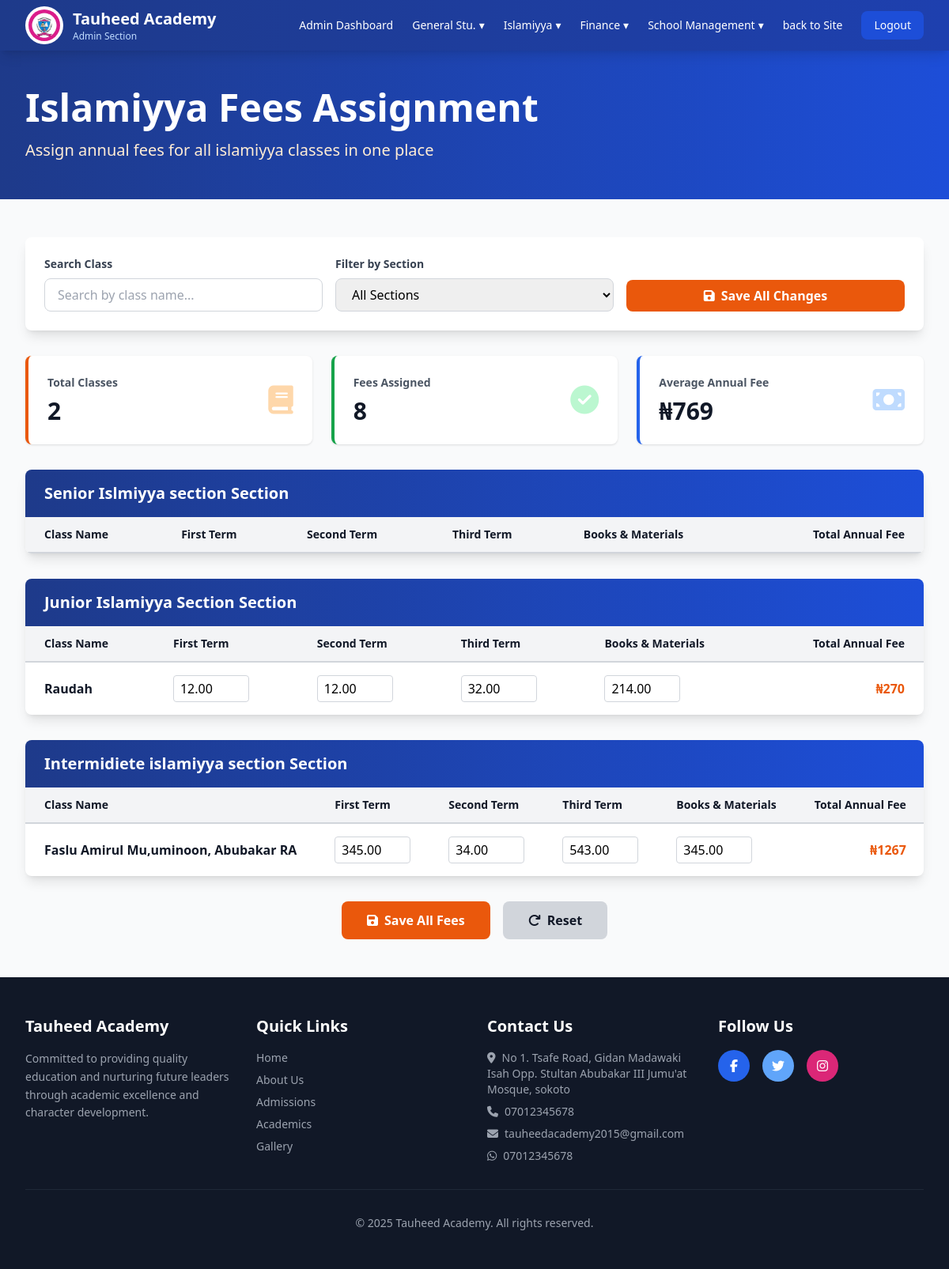
Screenshot of /pages/admin/fees/islamiyya-fees-assignment.php with the database file from the repository.
### tables this page shows
CREATE TABLE `schools` (
  `id` int(11) NOT NULL,
  `name` varchar(150) NOT NULL,
  `motto` varchar(255) DEFAULT NULL,
  `address` varchar(255) DEFAULT NULL,
  `phone` varchar(20) DEFAULT NULL,
  `email` varchar(100) DEFAULT NULL,
  `about_message` text DEFAULT NULL,
  `welcome_message` text DEFAULT NULL,
  `whatsapp_number` varchar(20) DEFAULT NULL,
  `facebook` varchar(255) DEFAULT NULL,
  `twitter` varchar(255) DEFAULT NULL,
  `instagram` varchar(255) DEFAULT NULL,
  `admission_number_format` varchar(255) DEFAULT NULL,
  `admission_number_format_description` varchar(255) DEFAULT NULL,
  `created_at` timestamp NOT NULL DEFAULT current_timestamp(),
  `deleted_at` datetime DEFAULT NULL,
  `updated_at` timestamp NOT NULL DEFAULT current_timestamp() ON UPDATE current_timestamp()
);

CREATE TABLE `islamiyya_sections` (
  `id` int(11) NOT NULL,
  `name` varchar(100) NOT NULL,
  `description` text DEFAULT NULL,
  `head_teacher_id` int(11) DEFAULT NULL,
  `created_at` timestamp NOT NULL DEFAULT current_timestamp(),
  `deleted_at` datetime DEFAULT NULL,
  `updated_at` timestamp NOT NULL DEFAULT current_timestamp() ON UPDATE current_timestamp()
);

CREATE TABLE `islamiyya_classes` (
  `id` int(11) NOT NULL,
  `section_id` int(11) NOT NULL,
  `name` varchar(100) NOT NULL,
  `level` int(11) NOT NULL,
  `created_at` timestamp NOT NULL DEFAULT current_timestamp(),
  `deleted_at` datetime DEFAULT NULL,
  `updated_at` timestamp NOT NULL DEFAULT current_timestamp() ON UPDATE current_timestamp()
);

CREATE TABLE `islamiyya_fees` (
  `id` int(11) NOT NULL,
  `islamiyya_class_id` int(11) NOT NULL,
  `first_term` decimal(10,2) DEFAULT NULL,
  `second_term` decimal(10,2) DEFAULT NULL,
  `third_term` decimal(10,2) DEFAULT NULL,
  `materials` decimal(10,2) DEFAULT NULL,
  `created_at` timestamp NOT NULL DEFAULT current_timestamp(),
  `deleted_at` datetime DEFAULT NULL,
  `updated_at` timestamp NOT NULL DEFAULT current_timestamp() ON UPDATE current_timestamp()
);

### pages/admin/fees/islamiyya-fees-assignment.php (the view, shortened to what the rows shown need)
<?php
include(__DIR__ . '/../../../includes/header.php');
$stmt = $pdo->prepare("
    SELECT
        islamiyya_sections.id AS section_id,
        islamiyya_sections.name AS section_name,
        islamiyya_classes.id AS class_id,
        islamiyya_classes.name AS class_name,
        islamiyya_classes.level AS class_level
    FROM islamiyya_sections
    LEFT JOIN islamiyya_classes ON islamiyya_classes.section_id = islamiyya_sections.id
    ORDER BY islamiyya_classes.level ASC
");
$stmt->execute();
$rows = $stmt->fetchAll(PDO::FETCH_ASSOC);
$sections = [];
$classFees = [];
foreach ($rows as $row) {
    $sectionId = $row['section_id'];
    if (!isset($sections[$sectionId])) {
        $sections[$sectionId] = [
            'section_id'   => $row['section_id'],
            'section_name' => $row['section_name'],
            'classes'      => []
        ];
    }
    if (!empty($row['class_id'])) {
        $sections[$sectionId]['classes'][] = [
            'class_id'   => $row['class_id'],
            'class_name' => $row['class_name']
        ];
    }
}
$feeStmt = $pdo->prepare("SELECT * FROM islamiyya_fees");
$feeStmt->execute();
$feeRows = $feeStmt->fetchAll(PDO::FETCH_ASSOC);
foreach ($feeRows as $feeRow) {
    $classFees[$feeRow['islamiyya_class_id']] = $feeRow;
}
?>
<body class="bg-gray-50">
    <?php include(__DIR__ . "/../includes/admins-section-nav.php") ?>
    <section class="bg-gradient-to-r from-blue-900 to-blue-700 text-white py-12">
        <div class="max-w-7xl mx-auto px-4 sm:px-6 lg:px-8">
            <h1 class="text-4xl md:text-5xl font-bold mb-4">Islamiyya Fees Assignment</h1>
        </div>
    </section>
    <section class="py-12 bg-gray-50">
        <div class="max-w-7xl mx-auto px-4 sm:px-6 lg:px-8">
            <form method="post">
                <div class="space-y-8 text-nowrap">
                    <?php foreach ($sections as $section): ?>
                        <div class="bg-white rounded-lg shadow-lg overflow-hidden">
                            <div class="bg-gradient-to-r from-blue-900 to-blue-700 px-6 py-4">
                                <h3 class="text-xl font-bold text-white"><?= $section['section_name'] ?> Section</h3>
                            </div>
                            <div class="overflow-x-auto">
                                <table class="w-full">
                                    <thead class="bg-gray-100 border-b-2 border-gray-300">
                                        <tr>
                                            <th class="px-6 py-3 text-left text-sm font-semibold text-gray-900">Class Name</th>
                                            <th class="px-6 py-3 text-left text-sm font-semibold text-gray-900">First Term</th>
                                            <th class="px-6 py-3 text-left text-sm font-semibold text-gray-900">Second Term</th>
                                            <th class="px-6 py-3 text-left text-sm font-semibold text-gray-900">Third Term</th>
                                            <th class="px-6 py-3 text-left text-sm font-semibold text-gray-900">Books & Materials</th>
                                            <th class="px-6 py-3 text-right text-sm font-semibold text-gray-900">Total Annual Fee</th>
                                        </tr>
                                    </thead>
                                    <tbody class="divide-y divide-gray-200">
                                        <?php foreach ($section['classes'] as $class) : ?>
                                            <?php
                                            $fee = $classFees[$class['class_id']] ?? [
                                                'first_term' => '',
                                                'second_term' => '',
                                                'third_term' => '',
                                                'materials' => '',
                                            ];
                                            ?>
                                            <tr class="hover:bg-gray-50" data-class-id="<?= $class['class_id'] ?>">
                                                <td class="px-6 py-4 font-semibold text-gray-900">
                                                    <?= $class['class_name'] ?>
                                                </td>
                                                <td class="px-6 py-4">
                                                    <input type="number"
                                                        name="fees[<?= $class['class_id'] ?>][first_term]"
                                                        value="<?= $fee['first_term'] ?>"
                                                        data-type="first_term"
                                                        class="w-24 px-2 py-1 border border-gray-300 rounded focus:outline-none fee-input"
                                                        placeholder="0">
                                                </td>
                                                <td class="px-6 py-4">
                                                    <input type="number"
                                                        name="fees[<?= $class['class_id'] ?>][second_term]"
                                                        value="<?= $fee['second_term'] ?>"
                                                        data-type="second_term"
                                                        class="w-24 px-2 py-1 border border-gray-300 rounded focus:outline-none fee-input"
                                                        placeholder="0">
                                                </td>
                                                <td class="px-6 py-4">
                                                    <input type="number"
                                                        name="fees[<?= $class['class_id'] ?>][third_term]"
                                                        value="<?= $fee['third_term'] ?>"
                                                        data-type="third_term"
                                                        class="w-24 px-2 py-1 border border-gray-300 rounded focus:outline-none fee-input"
                                                        placeholder="0">
                                                </td>
                                                <td class="px-6 py-4">
                                                    <input type="number"
                                                        name="fees[<?= $class['class_id'] ?>][materials]"
                                                        value="<?= $fee['materials'] ?>"
                                                        data-type="materials"
                                                        class="w-24 px-2 py-1 border border-gray-300 rounded focus:outline-none fee-input"
                                                        placeholder="0">
                                                </td>
                                                <td class="px-6 py-4 text-right">
                                                    <span class="font-bold text-orange-600 total-fee">
                                                        ₦<?=
                                                            array_sum([
                                                                $fee['first_term'] ?? 0,
                                                                $fee['second_term'] ?? 0,
                                                                $fee['third_term'] ?? 0,
                                                                $fee['materials'] ?? 0,
                                                            ]);
                                                            ?>
                                                    </span>
                                                </td>
                                            </tr>
                                        <?php endforeach ?>
                                    </tbody>
                                </table>
                            </div>
                        </div>
                    <?php endforeach ?>
                </div>
            </form>
        </div>
    </section>
    <?php include(__DIR__ . "/../../../includes/footer.php"); ?>
</body>
</html>

### pages/admin/includes/admins-section-nav.php (shortened to what the rows shown need)
<nav class="bg-gradient-to-r from-blue-900 to-blue-800 text-white sticky top-0 z-50 shadow-lg">
    <div class="max-w-7xl mx-auto px-4 sm:px-6 lg:px-8">
        <div class="flex justify-between items-center h-16">
            <div class="flex items-center gap-3">
                <div>
                    <h1 class="text-xl font-bold"><?= $school['name'] ?? 'Tauheed Academy' ?></h1>
                    <p class="text-xs text-blue-200">Admin Section</p>
                </div>
            </div>
        </div>
    </div>
</nav>

### includes/footer.php (shortened to what the rows shown need)
<footer class="bg-gray-900 text-white py-12">
    <div class="max-w-7xl mx-auto px-4 sm:px-6 lg:px-8">
        <div class="grid grid-cols-1 md:grid-cols-4 gap-8">
            <div>
                <h3 class="text-xl font-bold mb-4"><?= $school['name'] ?? 'Tauheed Academy' ?></h3>
                <p class="text-gray-400 text-sm leading-relaxed">
                    Committed to providing quality education and nurturing future leaders through academic excellence and character development.
                </p>
            </div>
            <div>
                <ul class="space-y-2 text-sm text-gray-400">
                    <li><i class="fas fa-map-marker-alt mr-2"></i><?= $school['address'] ?? '' ?></li>
                    <li><i class="fas fa-phone mr-2"></i><?= $school['phone'] ?? '' ?></li>
                    <li><i class="fas fa-envelope mr-2"></i><?= $school['email'] ?? '' ?></li>
                    <li><i class="fab fa-whatsapp mr-2"></i><?= $school['whatsapp_number'] ?? '' ?></li>
                </ul>
            </div>
        </div>
        <div class="border-t border-gray-800 mt-8 pt-8 text-center text-gray-400 text-sm">
            <p>&copy; 2025 <?= $school['name'] ?? 'Tauheed Academy' ?>. All rights reserved.</p>
        </div>
    </div>
</footer>

### rows the page displays
schools: name "Tauheed Academy", address "No 1. Tsafe Road, Gidan Madawaki Isah Opp. Stultan Abubakar III Jumu'at Mosque, sokoto", phone "07012345678", email "tauheedacademy2015@gmail.com", whatsapp_number "07012345678"
islamiyya_sections: name "Senior Islmiyya section"
islamiyya_classes: section.name "Junior Islamiyya Section", name "Raudah", id.first_term "12.00", id.second_term "12.00", id.third_term "32.00", id.materials "214.00", id.materials "270"
islamiyya_classes: section.name "Intermidiete islamiyya section", name "Faslu Amirul Mu,uminoon, Abubakar RA", id.first_term "345.00", id.second_term "34.00", id.third_term "543.00", id.materials "345.00", id.materials "1267"
